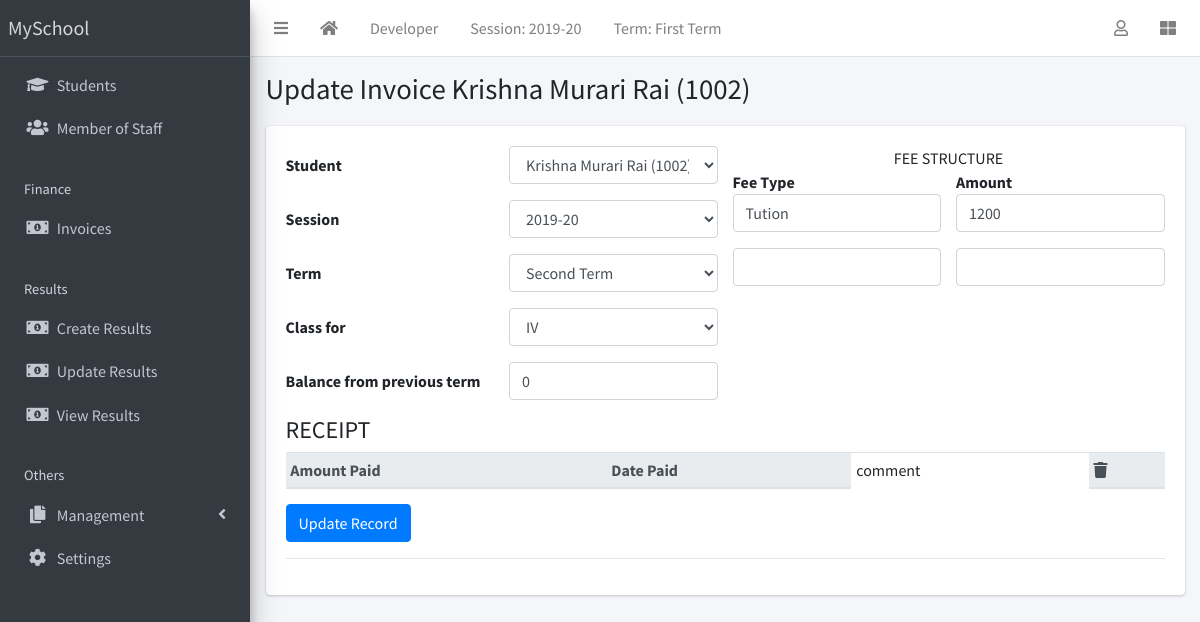
The app's page /finance/5/update/ (signed in) with its own data.
### corecode/models.py (models this page shows)
class AcademicSession(models.Model):
    name = models.CharField(max_length=200,unique=True)
    current = models.BooleanField()
    class Meta:
        ordering = ['-name']
    def __str__(self):
        return self.name

class AcademicTerm(models.Model):
    name = models.CharField(max_length=20,unique=True)
    current = models.BooleanField()
    class Meta:
        ordering = ['name']
    def __str__(self):
        return self.name

### finance/models.py (models this page shows, shortened)
class Invoice(models.Model):
    student = models.ForeignKey(Student, on_delete=models.CASCADE)
    session = models.ForeignKey(AcademicSession,on_delete=models.CASCADE)
    term = models.ForeignKey(AcademicTerm, on_delete=models.CASCADE)
    class_for = models.ForeignKey(StudentClass, on_delete=models.CASCADE)
    balance_from_previous_term = models.IntegerField(default=0)
    status = models.CharField(max_length=20,choices=[('active','Active'),('closed','Closed')],default='active')
    class Meta:
        ordering = ['student','term']
    def __str__(self):
        return f'{self.student}'

### students/models.py (models this page shows, shortened)
class Student(models.Model):
    STATUS = [
        ('active','Active'),
        ('inactive','Inactive')
    ]
    GENDER = [
        ('male','Male'),
        ('female','Female')
    ]
    current_status = models.CharField(max_length=10,default='active',choices=STATUS)
    registration_number =models.CharField(max_length=200,unique=True)
    surname = models.CharField(max_length=200,blank=True)
    firstname = models.CharField(max_length=200)
    other_name = models.CharField(max_length=200,blank=True)
    gender = models.CharField(max_length=10,choices=GENDER,default='male')
    date_of_birth = models.DateField(default=timezone.now)
    current_class = models.ForeignKey(StudentClass,on_delete=models.SET_NULL,blank=True,null=True)
    date_of_admission = models.DateField(default=timezone.now)
    parent_mobile_number = models.CharField(max_length=15,blank=True)
    address = models.TextField(blank=True)
    others = models.TextField(blank=True)
    passport = models.ImageField(blank=True,upload_to='Students/passports/')
    class Meta:
        ordering = ['surname','firstname','other_name']
    def __str__(self):
        return f'{self.surname} {self.firstname} {self.other_name} ({self.registration_number})'

### finance/views.py (the view, shortened to what this page needs)
# urls.py: path('<int:pk>/update/',InvoiceUpdateView.as_view(),name='invoice-update'),
class InvoiceUpdateView(LoginRequiredMixin,UpdateView):
    model = Invoice
    fields = ['student','session','term','class_for','balance_from_previous_term']
    def get_context_data(self,**kwargs):
        context = super(InvoiceUpdateView,self).get_context_data(**kwargs)
        if self.request.POST:
            context['receipts'] = InvoiceReceiptFormset(self.request.POST,instance=self.object)
            context['items'] = InvoiceItemFormset(self.request.POST,instance=self.object)
        else:
            context['receipts'] = InvoiceReceiptFormset(instance=self.object)
            context['items'] = InvoiceItemFormset(instance=self.object)
        return context

### corecode/context_processors.py (called while the page is built)
def site_defaults(request):
    current_session = AcademicSession.objects.get(current=True)
    current_term = AcademicTerm.objects.get(current=True)
    vals = SiteConfig.objects.all()
    contexts ={
        'current_session':current_session.name,
        'current_term':current_term.name
    }
    for val in vals:
        contexts[val.key] = val.value
    return contexts

### corecode/models.py (called while the page is built)
    def __str__(self):
        return self.name

### finance/templates/finance/invoice_form.html (shortened to what this page needs)
{% extends 'corecode/base.html' %}
{% load widget_tweaks %}
{% block title %}
{% if object %}
Update Invoice {{ object }}
{% else %}
Add New Invoice
{% endif %}
{% endblock title %}
{% block content %}
  <form method="post">
    <div class="row">
      <div class="col">
        {% for field in form %}
          <div class="form-group row">
            <label class="col col-form-label" for="{{ field.auto_id }}">
              {{ field.label }}
            </label>
            <div class="col">
              {{field|add_class:"form-control"}}
            </div>
          </div>
        {% endfor %}
      </div>
      <div class="col callout-info">
        <div class="text-center">
          FEE STRUCTURE
        </div>
        <div class="row">
          <div class="col"><strong>Fee Type</strong></div>
          <div class="col"><strong>Amount</strong></div>
        </div>
        {% for item in items %}
        <div class="form-group row items-group">
          <div class="col">{{item.description |add_class:"form-control"}}</div>
          <div class="col">{{item.amount | add_class:"form-control"}}</div>
        </div>
        {% endfor %}
      </div>
    </div>
    {% if object %}
    <h4>RECEIPT</h4>
    <table class="table table-sm">
      <thead class="thead-light">
        <tr>
          <th>Amount Paid</th>
          <th>Date Paid</th>
          <td>comment</td>
          <th><i class="fa fa-trash"></i></th>
        </tr>
      </thead>
    </table>
    {% endif %}
    {% if object %}
    <input type="submit" class="btn btn-primary" value="Update Record">
    {% else %}
    <input type="submit" class="btn btn-primary" value="Add New Invoice">
    {% endif %}
  </form>
  <hr>
{% endblock content %}

### corecode/templates/corecode/base.html (shortened to what this page needs)
{% load static %}
<!DOCTYPE html>
<html lang="en" dir="ltr">
  <head>
    <link href="https://stackpath.bootstrapcdn.com/bootstrap/4.5.0/css/bootstrap.min.css" rel="stylesheet">
    <link rel="stylesheet" href="{% static 'plugins/fontawesome-free/css/all.min.css' %}">
<link rel="stylesheet" href="{% static 'plugins/toastr/toastr.min.css' %}">
<link rel="stylesheet"
  href="{% static 'plugins/overlayScrollbars/css/OverlayScrollbars.min.css' %}">
<link rel="stylesheet" href="{% static 'plugins/DataTables/datatables.min.css' %}" />
<link rel="stylesheet" href="{% static 'dist/css/adminlte.min.css' %}">
  </head>
  <body class="hold-transition sidebar-mini layout-fixed layout-navbar-fixed layout-footer-fixed">
      <div class="wrapper">
        <nav class="main-header navbar navbar-expand navbar-white navbar-light">
          <ul class="navbar-nav">
            <li class="nav-item">
              <a class="nav-link" href="#" data-widget="pushmenu" role="button"><i class="fas fa-bars"></i></a>
            </li>
            <li class="nav-item d-none d-sm-inline-block">
              <a href="{% url 'home' %}" class="nav-link"><i class="fa fa-home"></i></a>
            </li>
            <li class="nav-item d-none d-sm-inline-block">
              <a href="{% url 'developer' %}" class="nav-link">Developer</a>
            </li>
            <li class="nav-item d-none d-sm-inline-block">
              <a href="{% url 'current-session'%}" class="nav-link">Session: {{current_session}}</a>
            </li>
            <li class="nav-item d-none d-sm-inline-block">
              <a href="{% url 'current-session' %}" class="nav-link">Term: {{current_term}}</a>
            </li>
          </ul>
          <ul class="navbar-nav ml-auto">
            <li class="nav-item dropdown">
              <a href="#" class="nav-link" data-toggle="dropdown">
                <i class="far fa-user"></i>
              </a>
            </li>
            <li class="nav-item">
              <a href="#" class="nav-link" data-widget="control-sidebar" data-side="true"
              role="button"><i class="fas fa-th-large"></i></a>
            </li>
          </ul>
        </nav>
        <aside class="main-sidebar sidebar-dark-primary elevation-4">
          <a href="#" class="brand-link">{{ school_name | default:"MySchool"}}</a>
          <div class="sidebar">
            <nav class="mt-2">
              <ul class="nav nav-pills nav-sidebar flex-column" data-widget="treeview" role="menu" data-accordion="false">
                <li class="nav-item">
                  <a href="{% url 'student-list' %}" class="nav-link">
                    <i class="nav-icon fas fa-graduation-cap"></i>
                    <p>Students</p>
                    </a>
                </li>
                <li class="nav-item">
                  <a href="{% url 'staff-list' %}" class="nav-link">
                    <i class="nav-icon fas fa-users"></i>
                    <p>Member of Staff</p>
                    </a>
                </li>
                <li class="nav-header">Finance</li>
                  <li class="nav-item">
                    <a href="{% url 'invoice-list' %}" class="nav-link">
                      <i class="nav-icon fas fa-money-bill-alt"></i>
                      <p>Invoices</p>
                      </a>
                  </li>
                  <li class="nav-header">Results</li>
                    <li class="nav-item">
                      <a href="{% url 'create-result' %}" class="nav-link">
                        <i class="nav-icon fas fa-money-bill-alt"></i>
                        <p>Create Results</p>
                        </a>
                    </li>
                    <li class="nav-item">
                      <a href="{% url 'edit-results' %}" class="nav-link">
                        <i class="nav-icon fas fa-money-bill-alt"></i>
                        <p>Update Results</p>
                        </a>
                    </li>
                    <li class="nav-item">
                      <a href="{% url 'view-results' %}" class="nav-link">
                        <i class="nav-icon fas fa-money-bill-alt"></i>
                        <p>View Results</p>
                        </a>
                    </li>
                    <li class="nav-header">Others</li>
                      <li class="nav-item has-treeview">
                        <a href="#" class="nav-link">
                          <i class="nav-icon fas fa-copy"></i>
                          <p>Management</p>
                          <i class="fas fa-angle-left right"></i>
                          </a>
                      </li>
                      <li class="nav-item">
                        <a href="{% url 'configs' %}" class="nav-link">
                          <i class="nav-icon fas fa-cog"></i>
                          <p>
                            Settings
                          </p>
                        </a>
                      </li>
                    </ul>
                  </nav>
                </div>
              </aside>
                <div class="content-wrapper">
                  <section class="content-header">
                    <div class="container-fluid">
                      <div class="row mb-1">
                        <div class="col-sm-8">
                          <h1>{% block title %}{% endblock title %}</h1>
                        </div>
                        <div class="col-sm-4">
                        </div>
                      </div>
                    </div>
                  </section>
                  <section class="content">
                    <div class="container-fluid">
                      <div class="row">
                        <div class="col-md-12">
                          {% block fullcard %}
                          <div class="card">
                            <div class="card-body">
                              <div class="row">
                                <div class="col">
                                  {% block content %}
                                  {% endblock content %}
                                </div>
                              </div>
                            </div>
                          </div>
                          {% endblock fullcard %}
                        </div>
                      </div>
                    </div>
                  </section>
                </div>
              </div>
            </body>
            </html>

### records on screen
AcademicSession: name "2019-20"
AcademicTerm: name "First Term"
Invoice: student.registration_number "Krishna Murari Rai (1002)", form "Krishna Murari Rai (1002)" "2019-20" "Second Term" "IV" "0"

### other values on screen
{{ school_name | default:"MySchool" }} "MySchool"
{{ field.label }} "Student" "Session" "Term" "Class for" "Balance from previous term"
